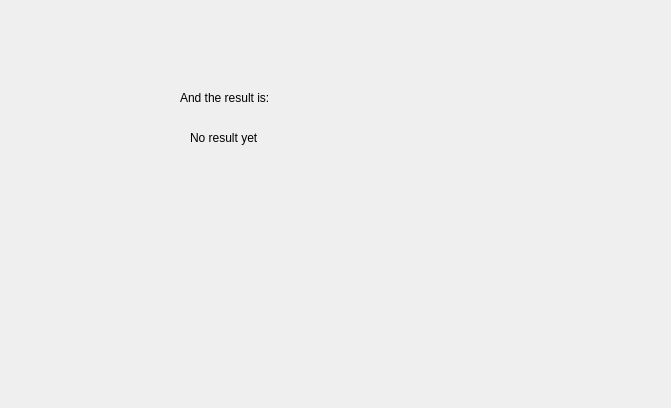
<ui version="4.0" >
 <class>SampleComputationResult</class>
 <widget class="QWidget" name="SampleComputationResult" >
  <property name="geometry" >
   <rect>
    <x>0</x>
    <y>0</y>
    <width>671</width>
    <height>408</height>
   </rect>
  </property>
  <property name="windowTitle" >
   <string>Form</string>
  </property>
  <widget class="QLabel" name="label" >
   <property name="geometry" >
    <rect>
     <x>180</x>
     <y>90</y>
     <width>181</width>
     <height>16</height>
    </rect>
   </property>
   <property name="text" >
    <string>And the result is:</string>
   </property>
  </widget>
  <widget class="QLabel" name="resultLabel" >
   <property name="geometry" >
    <rect>
     <x>190</x>
     <y>130</y>
     <width>111</width>
     <height>16</height>
    </rect>
   </property>
   <property name="text" >
    <string>No result yet</string>
   </property>
  </widget>
 </widget>
 <resources/>
 <connections/>
</ui>
